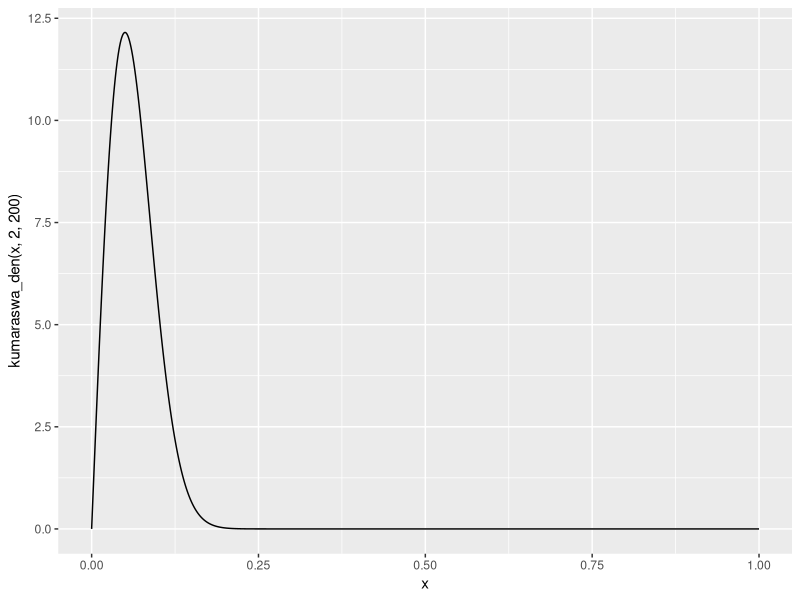
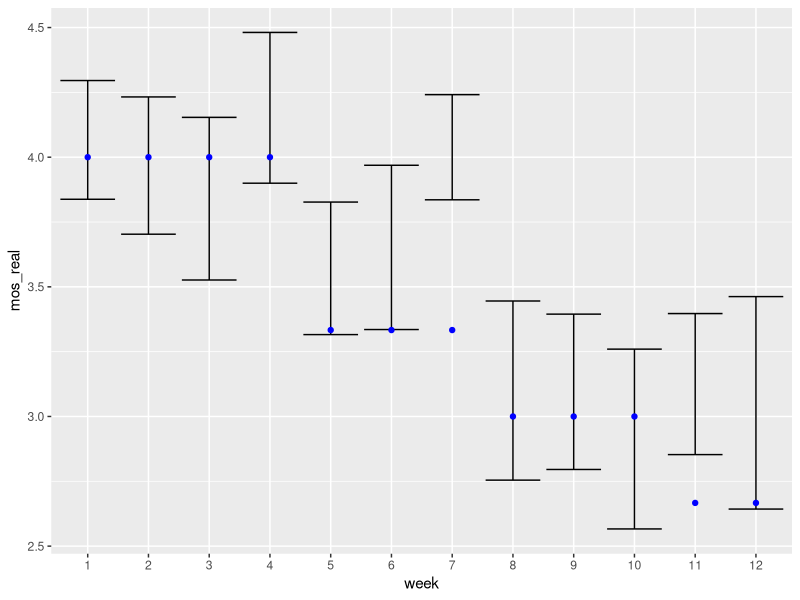
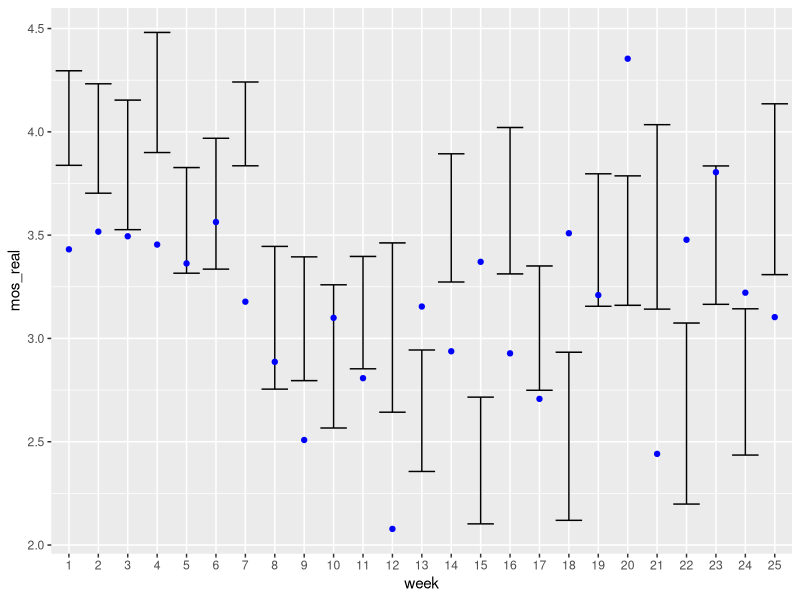

These figures' R source, in order: (Note: this script raises an error after producing the figures.)
library(tidyverse)
library(ggpubr)
library(ordinal)
library(optimx)

# reading data ===================================
setwd("./4phase_real_analysis/")
data_by_weeks_1204 <- read_csv("phase4_current_results_p1204.csv", col_types = "ffnnnnnnnnnnncc")

data_by_weeks <- read_csv("phase4_current_results.csv", col_types = "ffnnnnnnnnnnncc")

# functions ============================
kumaraswa_den <- function(x, a, b){
  a * b * x^(a - 1) * (1 - x^a)^(b - 1)
}

kumaraswa_cum <- function(x, a, b){
  1 - (1 - x^a)^b
}

x <- seq(0, 1, by=0.001)
ggplot(NULL, aes(x, kumaraswa_den(x, 2, 200))) + geom_line()

f_mean <- function(x) {
  tmp <- x[,1]
  tmp[is.na(x[,1])] <- 0
  norm <- rep(1, nrow(x))
  norm[is.na(x[,1])] <- 0
  for (i in c(2:6)){
    tmp_norm <- rep(1, nrow(x))
    tmp_norm[is.na(x[,i])] <- 0
    norm <- norm + tmp_norm
    tmp_na <- x[,i]
    tmp_na[is.na(tmp_na)] <- 0
    tmp <- tmp + tmp_na
  }
  return(tmp / norm)
}

data_by_weeks$f_mean = f_mean(as.matrix(data_by_weeks[,c("mo", "tu", "we", "th", "fr", "sa")]))
data_by_weeks_1204$f_mean = f_mean(as.matrix(data_by_weeks_1204[,c("mo", "tu", "we", "th", "fr", "sa")]))

data_by_weeks %>%
  filter(n == 7) %>%
  group_by(week) %>% 
  dplyr::summarize(n_votes = n(), mos_real = mean(q2, na.rm = TRUE), 
                   mos_k = mean(f_mean, na.rm = TRUE), 
                   sd_real = sd(q2, na.rm = TRUE), 
                   sd_k = sd(f_mean, na.rm = TRUE)) %>%
  ggplot(aes(week, mos_real)) + 
  geom_errorbar(aes(ymin = mos_real - 1.96*sd_real/sqrt(n_votes), 
                    ymax = mos_real + 1.96*sd_real/sqrt(n_votes))) + 
  geom_point(aes(week, mos_k), color = 'blue')

data_by_weeks_1204 %>%
  filter(n == 7) %>%
  group_by(week) %>% 
  dplyr::summarize(n_votes = n(), mos_real = mean(q2, na.rm = TRUE), 
                   mos_k = mean(f_mean, na.rm = TRUE), 
                   sd_real = sd(q2, na.rm = TRUE), 
                   sd_k = sd(f_mean, na.rm = TRUE)) %>%
  ggplot(aes(week, mos_real)) + 
  geom_errorbar(aes(ymin = mos_real - 1.96*sd_real/sqrt(n_votes), 
                    ymax = mos_real + 1.96*sd_real/sqrt(n_votes))) + 
  geom_point(aes(week, mos_k), color = 'blue')




f_lin_last <- function(x) {
  norm <- rep(1, nrow(x))
  norm[is.na(x[,1])] <- 0
  tmp <- x[,1]
  tmp[is.na(x[,1])] <- 0
  tmp <- tmp * norm
  for (i in c(2:6)){
    tmp_norm <- rep(i, nrow(x))
    tmp_norm[is.na(x[,i])] <- 0
    norm <- norm + tmp_norm
    tmp_na <- x[,i]
    tmp_na[is.na(tmp_na)] <- 0
    tmp <- tmp + tmp_na * tmp_norm
  }
  return(tmp / norm)
}

f_lin_first <- function(x) {
  norm <- rep(6, nrow(x))
  norm[is.na(x[,1])] <- 0
  tmp <- x[,1]
  tmp[is.na(x[,1])] <- 0
  tmp <- tmp * norm
  for (i in c(2:6)){
    tmp_norm <- rep(7-i, nrow(x))
    tmp_norm[is.na(x[,i])] <- 0
    norm <- norm + tmp_norm
    tmp_na <- x[,i]
    tmp_na[is.na(tmp_na)] <- 0
    tmp <- tmp + tmp_na * tmp_norm
  }
  return(tmp / norm)
}

f_lin_ends <- function(x) {
  norm <- rep(3, nrow(x))
  norm[is.na(x[,1])] <- 0
  tmp <- x[,1]
  tmp[is.na(x[,1])] <- 0
  tmp <- tmp * norm
  for (i in c(2:6)){
    tmp_norm <- rep(ceiling(abs(3.5 - i)), nrow(x))
    tmp_norm[is.na(x[,i])] <- 0
    norm <- norm + tmp_norm
    tmp_na <- x[,i]
    tmp_na[is.na(tmp_na)] <- 0
    tmp <- tmp + tmp_na * tmp_norm
  }
  return(tmp / norm)
}



# Modeling =========================


data_by_weeks$f_lin_last = f_lin_last(as.matrix(data_by_weeks[,c("mo", "tu", "we", "th", "fr", "sa")]))

data_by_weeks$f_lin_first = f_lin_first(as.matrix(data_by_weeks[,c("mo", "tu", "we", "th", "fr", "sa")]))
data_by_weeks$f_lin_ends = f_lin_ends(as.matrix(data_by_weeks[,c("mo", "tu", "we", "th", "fr", "sa")]))

data_by_weeks$res_mean <- data_by_weeks$f_mean - data_by_weeks$q2
data_by_weeks$res_last <-data_by_weeks$f_lin_last - data_by_weeks$q2
data_by_weeks$res_first <-data_by_weeks$f_lin_first - data_by_weeks$q2
data_by_weeks$res_ends <-data_by_weeks$f_lin_ends - data_by_weeks$q2



d_mos_full_k <- data_by_weeks %>% filter(n == 7)  %>% 
  group_by(week) %>% 
  dplyr::summarize(n_votes = n(), mos_real = mean(q2, na.rm = TRUE), mos_k = mean(f_param, na.rm = TRUE), sd_real = sd(q2, na.rm = TRUE), sd_k = sd(f_param, na.rm = TRUE))

d_mos_full_k$diff <- d_mos_full_k$mos_real - d_mos_full_k$mos_k




data_by_weeks %>%
  filter(n == 7) %>%
  mutate(week_private = mo*10^5+tu*10^4+we*10^3+th*10^2+fr*10+sa) %>%
  group_by(week_private) %>%
  dplyr::summarize(mos = mean(q2), f_mean = mean(f_mean)) %>%
  ggscatter(x = "f_mean", y = "mos",
            add = "reg.line",  # Add regressin line
            add.params = list(color = "blue", fill = "lightgray"), # Customize reg. line
            conf.int = TRUE # Add confidence interval
  ) + 
  stat_cor(method = "pearson", label.x = 2.5, label.y = 5)

data_by_weeks %>%
  filter(n == 7) %>%
  mutate(week_private = mo*10^5+tu*10^4+we*10^3+th*10^2+fr*10+sa) %>%
  group_by(week_private) %>%
  dplyr::summarize(mos = mean(q2), f_lin_last = mean(f_lin_last)) %>%
  ggscatter(x = "f_lin_last", y = "mos",
            add = "reg.line",  # Add regressin line
            add.params = list(color = "blue", fill = "lightgray"), # Customize reg. line
            conf.int = TRUE # Add confidence interval
  ) + 
  stat_cor(method = "pearson", label.x = 2.5, label.y = 5)

data_by_weeks %>%
  filter(n == 7) %>%
  mutate(week_private = mo*10^5+tu*10^4+we*10^3+th*10^2+fr*10+sa) %>%
  group_by(week_private) %>%
  dplyr::summarize(mos = mean(q2), f_lin_first = mean(f_lin_first)) %>%
  ggscatter(x = "f_lin_first", y = "mos",
            add = "reg.line",  # Add regressin line
            add.params = list(color = "blue", fill = "lightgray"), # Customize reg. line
            conf.int = TRUE # Add confidence interval
  ) + 
  stat_cor(method = "pearson", label.x = 2.5, label.y = 5)

data_by_weeks %>%
  filter(n == 7) %>%
  mutate(week_private = mo*10^5+tu*10^4+we*10^3+th*10^2+fr*10+sa) %>%
  group_by(week_private) %>%
  dplyr::summarize(mos = mean(q2), f_lin_ends = mean(f_lin_ends)) %>%
  ggscatter(x = "f_lin_ends", y = "mos",
            add = "reg.line",  # Add regressin line
            add.params = list(color = "blue", fill = "lightgray"), # Customize reg. line
            conf.int = TRUE # Add confidence interval
  ) + 
  stat_cor(method = "pearson", label.x = 2.5, label.y = 5)

data_by_weeks %>%
  select(-q4) %>%
  replace(is.na(.), 0) %>%
  mutate(week_private = mo*10^5+tu*10^4+we*10^3+th*10^2+fr*10+sa) %>%
  group_by(week_private) %>%
  dplyr::summarize(mos = mean(q2), f_mean = mean(f_mean), n = n()) %>%
  ggscatter(x = "f_mean", y = "mos",
            add = "reg.line",  # Add regressin line
            add.params = list(color = "blue", fill = "lightgray"), # Customize reg. line
            conf.int = TRUE # Add confidence interval
  ) + 
  stat_cor(method = "pearson", label.x = 2.5, label.y = 5)

data_by_weeks %>%
  select(-q4) %>%
  replace(is.na(.), 0) %>%
  mutate(week_private = mo*10^5+tu*10^4+we*10^3+th*10^2+fr*10+sa) %>%
  group_by(week_private) %>%
  dplyr::summarize(mos = mean(q2), f_lin_last = mean(f_lin_last), n = n()) %>%
  ggscatter(x = "f_lin_last", y = "mos",
            add = "reg.line",  # Add regressin line
            add.params = list(color = "blue", fill = "lightgray"), # Customize reg. line
            conf.int = TRUE # Add confidence interval
  ) + 
  stat_cor(method = "pearson", label.x = 2.5, label.y = 5)

data_by_weeks %>%
  select(-q4) %>%
  replace(is.na(.), 0) %>%
  mutate(week_private = mo*10^5+tu*10^4+we*10^3+th*10^2+fr*10+sa) %>%
  group_by(week_private) %>%
  dplyr::summarize(mos = mean(q2), f_lin_first = mean(f_lin_first), n = n()) %>%
  ggscatter(x = "f_lin_first", y = "mos",
            add = "reg.line",  # Add regressin line
            add.params = list(color = "blue", fill = "lightgray"), # Customize reg. line
            conf.int = TRUE # Add confidence interval
  ) + 
  stat_cor(method = "pearson", label.x = 2.5, label.y = 5)

data_by_weeks %>%
  select(-q4) %>%
  replace(is.na(.), 0) %>%
  mutate(week_private = mo*10^5+tu*10^4+we*10^3+th*10^2+fr*10+sa) %>%
  group_by(week_private) %>%
  dplyr::summarize(mos = mean(q2), f_lin_ends = mean(f_lin_ends), n = n()) %>%
  ggscatter(x = "f_lin_ends", y = "mos",
            add = "reg.line",  # Add regressin line
            add.params = list(color = "blue", fill = "lightgray"), # Customize reg. line
            conf.int = TRUE # Add confidence interval
  ) + 
  stat_cor(method = "pearson", label.x = 2.5, label.y = 5)

#and taking into account number of votes


data_by_weeks %>%
  select(-q4) %>%
  replace(is.na(.), 0) %>%
  mutate(week_private = mo*10^5+tu*10^4+we*10^3+th*10^2+fr*10+sa) %>%
  group_by(week_private) %>%
  dplyr::summarize(mos = mean(q2), f_mean = mean(f_mean), n = n(), week_private = week_private) %>%
  ggscatter(x = "f_mean", y = "mos",
            add = "reg.line",  # Add regressin line
            add.params = list(color = "blue", fill = "lightgray"), # Customize reg. line
            conf.int = TRUE # Add confidence interval
  ) + 
  stat_cor(method = "pearson", label.x = 2.5, label.y = 5)

data_by_weeks %>%
  select(-q4) %>%
  replace(is.na(.), 0) %>%
  mutate(week_private = mo*10^5+tu*10^4+we*10^3+th*10^2+fr*10+sa) %>%
  group_by(week_private) %>%
  dplyr::summarize(mos = mean(q2), f_lin_last = mean(f_lin_last), n = n(), week_private = week_private) %>%
  ggscatter(x = "f_lin_last", y = "mos",
            add = "reg.line",  # Add regressin line
            add.params = list(color = "blue", fill = "lightgray"), # Customize reg. line
            conf.int = TRUE # Add confidence interval
  ) + 
  stat_cor(method = "pearson", label.x = 2.5, label.y = 5)

data_by_weeks %>%
  select(-q4) %>%
  replace(is.na(.), 0) %>%
  mutate(week_private = mo*10^5+tu*10^4+we*10^3+th*10^2+fr*10+sa) %>%
  group_by(week_private) %>%
  dplyr::summarize(mos = mean(q2), f_lin_first = mean(f_lin_first), n = n(), week_private = week_private) %>%
  ggscatter(x = "f_lin_first", y = "mos",
            add = "reg.line",  # Add regressin line
            add.params = list(color = "blue", fill = "lightgray"), # Customize reg. line
            conf.int = TRUE # Add confidence interval
  ) + 
  stat_cor(method = "pearson", label.x = 2.5, label.y = 5)

data_by_weeks %>%
  select(-q4) %>%
  replace(is.na(.), 0) %>%
  mutate(week_private = mo*10^5+tu*10^4+we*10^3+th*10^2+fr*10+sa) %>%
  group_by(week_private) %>%
  dplyr::summarize(mos = mean(q2), f_lin_ends = mean(f_lin_ends), n = n(), week_private = week_private) %>%
  ggscatter(x = "f_lin_ends", y = "mos",
            add = "reg.line",  # Add regressin line
            add.params = list(color = "blue", fill = "lightgray"), # Customize reg. line
            conf.int = TRUE # Add confidence interval
  ) + 
  stat_cor(method = "pearson", label.x = 2.5, label.y = 5)



data_by_weeks$os <- factor(data_by_weeks$q2, ordered = TRUE, levels = c(1, 2, 3, 4, 5))

model_mean <- clm(os ~ f_mean, data = data_by_weeks, family = "binomial")
summary(model_mean)

model_lin_last <- clm(os ~ f_lin_last, data = data_by_weeks, family = "binomial")
summary(model_lin_last)

model_lin_first <- clm(os ~ f_lin_first, data = data_by_weeks, family = "binomial")
summary(model_lin_first)

model_lin_ends <- clm(os ~ f_lin_ends, data = data_by_weeks, family = "binomial")
summary(model_lin_ends)

model_lin_ends <- clm(os ~ f_mean + f_lin_last + f_lin_first + f_lin_ends, data = data_by_weeks, family = "binomial")
summary(model_lin_ends)

data_only_full <- data_by_weeks[data_by_weeks$n == 7,]

model_mean <- clm(os ~ f_mean, data = data_only_full, family = "binomial")
summary(model_mean)

model_lin_last <- clm(os ~ f_lin_last, data = data_only_full, family = "binomial")
summary(model_lin_last)

model_lin_first <- clm(os ~ f_lin_first, data = data_only_full, family = "binomial")
summary(model_lin_first)

model_lin_ends <- clm(os ~ f_lin_ends, data = data_only_full, family = "binomial")
summary(model_lin_ends)

model_lin_ends <- clm(os ~ f_mean + f_lin_last + f_lin_first + f_lin_ends, data = data_only_full, family = "binomial")
summary(model_lin_ends)

data_by_weeks <- data_by_weeks_1204

data_by_weeks$os <- factor(data_by_weeks$q2, ordered = TRUE, levels = c(1, 2, 3, 4, 5))


# steps <- c(0.1428571, 0.2857143, 0.4285714, 0.5714286, 0.7142857, 0.8571429)
steps <- c(0.01, 0.2, 0.4, 0.6, 0.8, 0.99)

f_param <- function(x, a, b) {
  norm_vec <- t(replicate(nrow(x), kumaraswa_den(steps, a, b)))
  norm = norm_vec[,1]
  norm[is.na(x[,1])] <- 0
  tmp <- x[,1]
  tmp[is.na(x[,1])] <- 0
  tmp <- tmp * norm
  for (i in c(2:6)){
    tmp_norm <- norm_vec[,i]
    tmp_norm[is.na(x[,i])] <- 0
    norm <- norm + tmp_norm
    tmp_na <- x[,i]
    tmp_na[is.na(tmp_na)] <- 0
    tmp <- tmp + tmp_na * tmp_norm
  }
  return(tmp / norm)
}

objective_fun <- function(params, df) {
  a <- params[1]
  b <- params[2]
  
  df$f_param <- f_param(as.matrix(df[,c("mo", "tu", "we", "th", "fr", "sa")]), a, b)
  
  model <- clm(os ~ f_param, data = df, family = "binomial")  
  
  return(AIC(model))  
}
init_params <- c(1.0, 1.0)
lower_bounds <- c(0.00001, 0.00001)
opt_data <- data_by_weeks %>%
  filter(n < 8)

opt_result <- optimx(init_params, objective_fun, method="L-BFGS-B", 
                     lower=lower_bounds, df = opt_data)

best_params <- opt_result
print(best_params)

plot(steps, kumaraswa_den(steps, best_params$p1, best_params$p2)/sum(kumaraswa_den(steps, best_params$p1, best_params$p2)))

data_by_weeks$f_param <- f_param(as.matrix(
  data_by_weeks[,c("mo", "tu", "we", "th", "fr", "sa")]), 
  best_params$p1, best_params$p2)

data_by_weeks %>%
  select(-q4) %>%
  replace(is.na(.), 0) %>%
  mutate(week_private = mo*10^5+tu*10^4+we*10^3+th*10^2+fr*10+sa) %>%
  group_by(week_private) %>%
  dplyr::summarize(mos = mean(q2), f_param = mean(f_param), n = n(), week_private = week_private) %>%
  ggscatter(x = "f_param", y = "mos",
            add = "reg.line",  # Add regression line
            add.params = list(color = "blue", fill = "lightgray"), # Customize reg. line
            conf.int = TRUE # Add confidence interval
  ) + 
  stat_cor(method = "pearson", label.x = 2.5, label.y = 5)

#comparing real MOS with modelled MOS for Kumaraswa

d_mos_k <- data_by_weeks %>%
  group_by(week) %>% 
  dplyr::summarize(n_votes = n(), mos_real = mean(q2, na.rm = TRUE), mos_k = mean(f_param, na.rm = TRUE), sd_real = sd(q2, na.rm = TRUE), sd_k = sd(f_param, na.rm = TRUE))

#and comparison when we only have full weeks

d_mos_full_k <- data_by_weeks %>% filter(n == 7)  %>% 
  group_by(week) %>% 
  dplyr::summarize(n_votes = n(), mos_real = mean(q2, na.rm = TRUE), mos_k = mean(f_param, na.rm = TRUE), sd_real = sd(q2, na.rm = TRUE), sd_k = sd(f_param, na.rm = TRUE))

d_mos_full_k$diff <- d_mos_full_k$mos_real - d_mos_full_k$mos_k

d_mos_full_k %>%
  ggplot(aes(week, mos_real)) + geom_errorbar(aes(ymin = mos_real - 1.96*sd_real/sqrt(n_votes), ymax = mos_real + 1.96*sd_real/sqrt(n_votes))) + geom_point(aes(week, mos_k), color = 'blue')

model <- clm(os ~ mo  + we + sa, data = data_by_weeks)
summary(model)

data_all_in <- data_by_weeks %>%
  filter(n == 7) %>%
  mutate(tu = tu + runif(n = 311, min = -0.3, max = 0.3)) %>%
  mutate(th = th + runif(n = 311, min = -0.3, max = 0.3)) %>%
  mutate(sa = sa + runif(n = 311, min = -0.3, max = 0.3)) 

model <- clm(os ~ mo + tu + we + th + fr + sa, data = data_all_in)
summary(model)

cor(data_all_in$mo, data_all_in$tu)

model_3var <- clm(os ~ tu + th + sa, data = data_all_in)
summary(model_3var)
AIC(model_3var)

data_all_in$test_var <- data_all_in$tu*0.506 + data_all_in$th*0.789 + data_all_in$sa*0.810
model_1var <- clm(os ~ test_var, data = data_all_in)
summary(model_1var)
AIC(model_1var)


data_all_in$test_var <- data_all_in$tu*1.506 + data_all_in$th*0.289 + data_all_in$sa*0.310
model_1var <- clm(os ~ test_var, data = data_all_in)
summary(model_1var)
AIC(model_1var)
